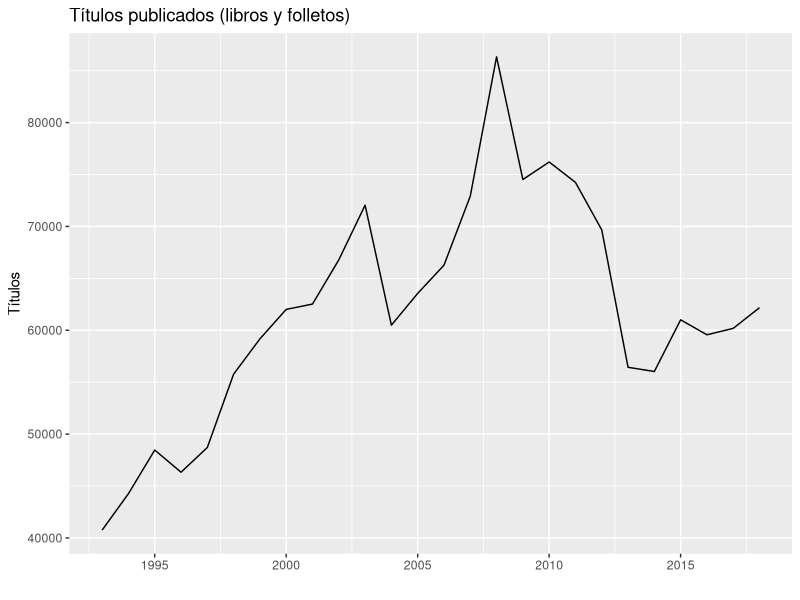
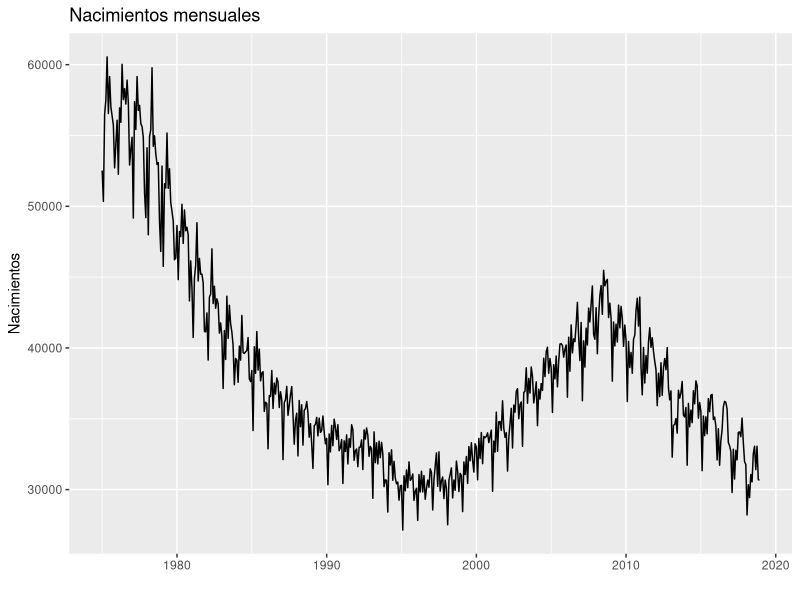
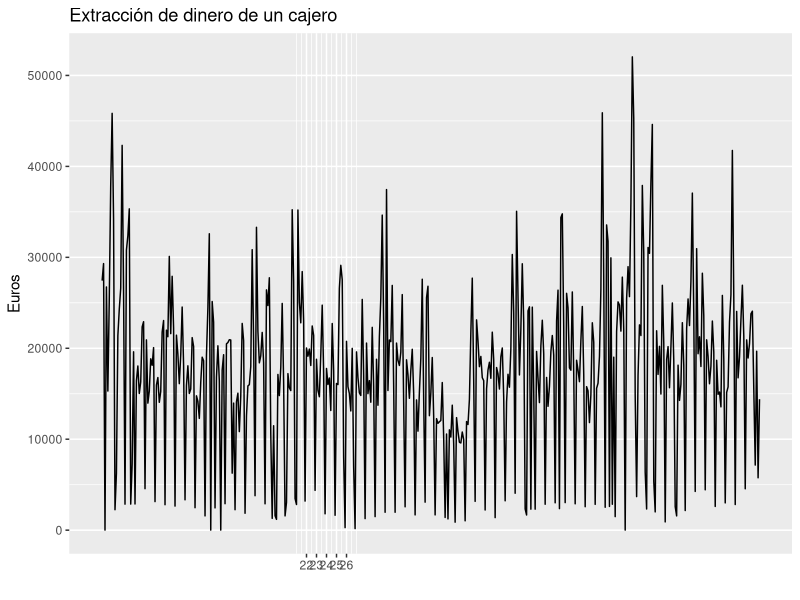
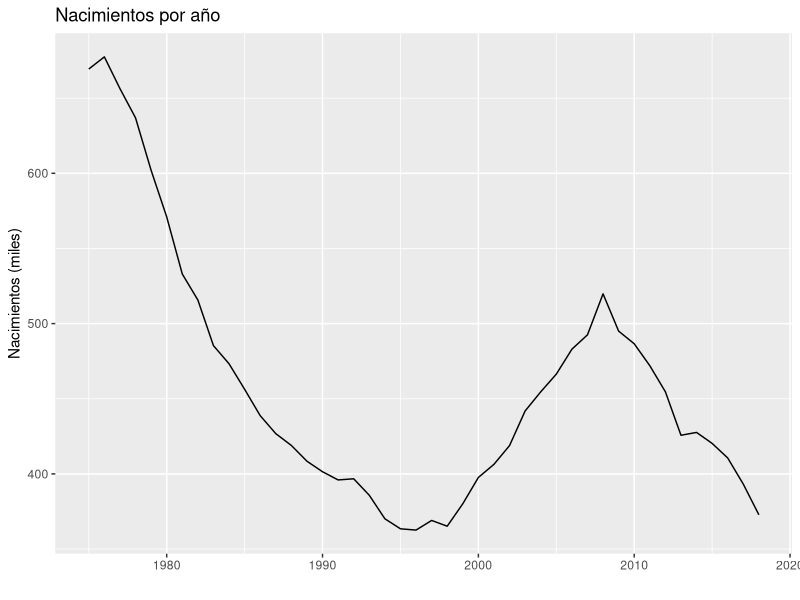
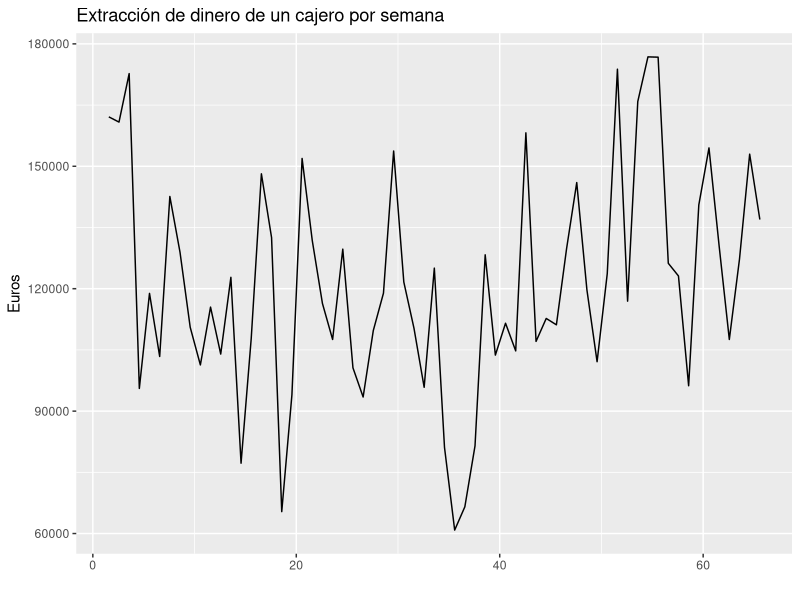
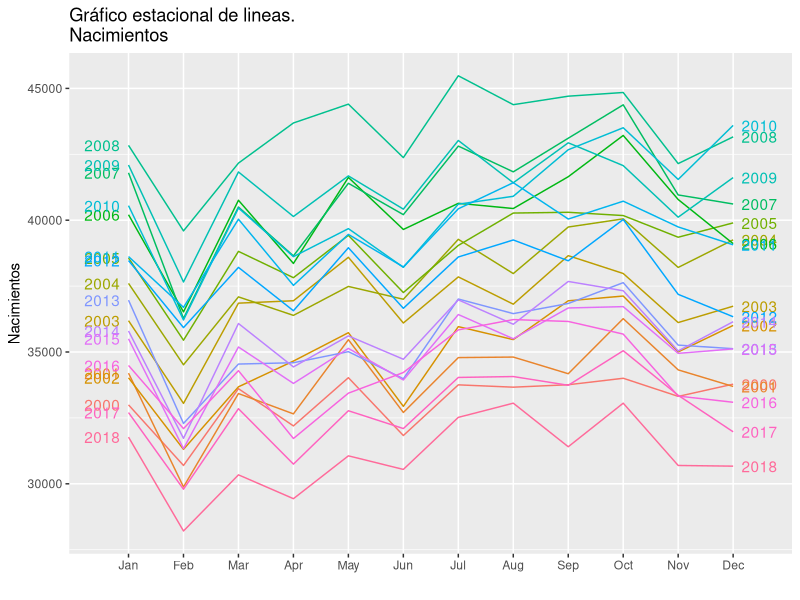
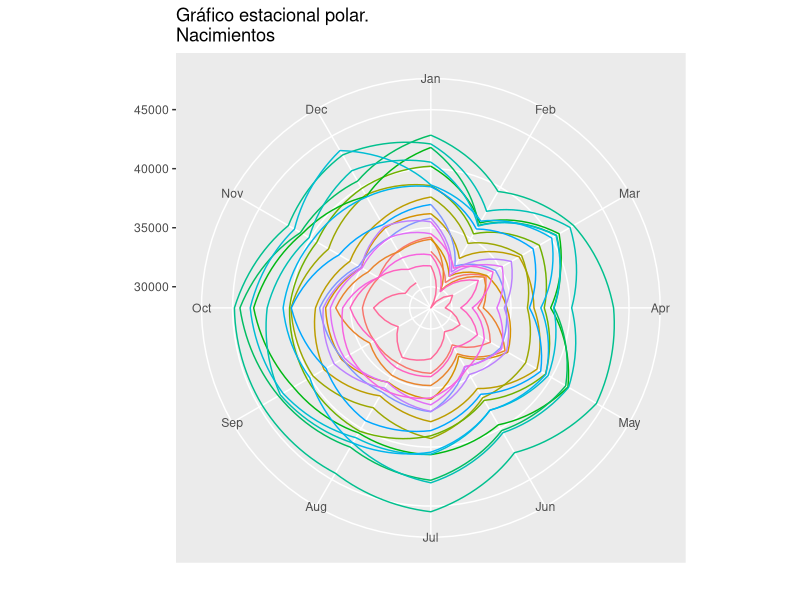
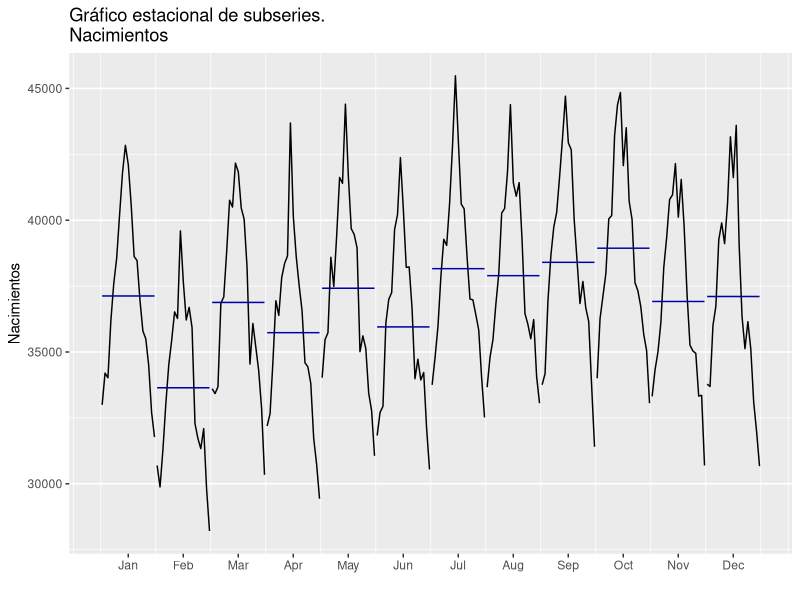

Source code (R) for these figures, in order: (Note: this script raises an error after producing the figures.)
#---------------------------------------------------------------
# Codigo Tema 1
#---------------------------------------------------------------


#- Cargamos las librerias que necesitamos para este tema
library(forecast)
library(ggplot2)

#- Serie Libros
libros <- read.csv2("libros.csv", header = TRUE)
libros <- ts(libros[, 2], start = 1993, frequency  = 1)

autoplot(libros,
         xlab = "",
         ylab = "Títulos",
         main = "Títulos publicados (libros y folletos)")

#- Serie Nacimientos
nacimientos <- read.csv2("nacimientos.csv", header = TRUE)
nacimientos <- ts(nacimientos[, 2],
                  start = c(1975, 1),
                  frequency = 12)

autoplot(nacimientos,
         xlab = "",
         ylab = "Nacimientos",
         main = "Nacimientos mensuales")

start(nacimientos)
end(nacimientos)
frequency(nacimientos)
head(time(nacimientos), n = 48)  #Mostramos sólo los 4 primeros años
head(cycle(nacimientos), n = 48) #Mostramos sólo los 4 primeros años

#- Serie Sucursal
sucursal <- read.table("sucursal.csv", header = TRUE)
sucursal <- ts(sucursal, start = c(1, 5), freq = 7)
autoplot(sucursal,
         xlab = "",
         ylab = "Euros",
         main = "Extracción de dinero de un cajero") + 
  scale_x_continuous(breaks= 22:26, labels = 22:26) 

#- Análisis de la tendencia
nacimientosAnual <- aggregate(nacimientos, FUN = sum)
autoplot(nacimientosAnual/1000,
         xlab = "",
         ylab = "Nacimientos (miles)",
         main = "Nacimientos por año")

sucursalAnual <- aggregate(sucursal,FUN = sum)
autoplot(sucursalAnual,
         xlab = "",
         ylab = "Euros",
         main = "Extracción de dinero de un cajero por semana")

#- Análisis de la estacionalidad
nacimientosb <- window(nacimientos, start = 2000)
ggseasonplot(nacimientosb, 
             year.labels=TRUE, 
             year.labels.left=TRUE,
             xlab = "",
             ylab = "Nacimientos",
             main = "Gráfico estacional de lineas.\nNacimientos")

ggseasonplot(nacimientosb, polar=TRUE,
             xlab = "",
             ylab = "",
             main = "Gráfico estacional polar.\nNacimientos") +
  guides(colour=FALSE)

ggsubseriesplot(nacimientosb) +
  ylab("Nacimientos") +
  xlab("") +
  ggtitle("Gráfico estacional de subseries.\nNacimientos")

#- Calculo de la componente estacional. Método sencillo
componenteEstacional <- tapply(nacimientosb/mean(nacimientosb), 
                               cycle(nacimientosb), 
                               FUN = mean)
round(componenteEstacional, 2)

#- Descomposicion ADITIVA por medias moviles
nacDesAdi <- decompose(nacimientos, type = "addi")
autoplot(nacDesAdi,
         xlab = "",
         main = "Descomposición aditiva de Nacimientos por medias móviles")

summary(nacimientos - trendcycle(nacDesAdi) - seasonal(nacDesAdi) 
        - remainder(nacDesAdi))

autoplot(nacimientos, series="Nacimientos",
         xlab = "",
         ylab = "Nacimientos",
         main = "Nacimientos en España: serie y tendencia") +
  autolayer(trendcycle(nacDesAdi), series="Tendencia") +
  scale_colour_manual(values=c("Nacimientos"="black","Tendencia"="red"),
                      breaks=c("Nacimientos","Tendencia"))

nacDesAdi$figure
sum(nacDesAdi$figure)

ggplot() +
  geom_line(aes(x = 1:12, y = nacDesAdi$figure)) + 
  geom_hline(yintercept = 0, colour = "blue", lty = 2) +
  ggtitle("Componente estacional de Nacimientos (esquema aditivo)") +
  xlab("") +
  ylab("Componente estacional") +
  scale_x_continuous(breaks= 1:12, 
                     labels = c("Ene", "Feb", "Mar", "Abr", "May", "Jun", 
                                "Jul", "Ago", "Sep", "Oct", "Nov", "Dic")) 

#- Descomposicion MULTIPLICATIVA por medias moviles
nacDesMul <- decompose(nacimientos, type = "mult")
autoplot(nacDesMul,
         xlab = "",
         main = "Descomposición multiplicativa de Nacimientos por medias móviles")

nacDesMul$figure
sum(nacDesMul$figure)

ggplot() + 
  geom_line(aes(x = 1:12, y = nacDesMul$figure)) + 
  geom_hline(yintercept = 1, colour = "blue", lty = 2) +
  ggtitle("Componente estacional de Nacimientos (esquema multiplicativo)") +
  xlab("") +
  ylab("Componente estacional") +
  scale_x_continuous(breaks= 1:12, 
                     labels = c("Ene", "Feb", "Mar", "Abr", "May", "Jun", 
                                "Jul", "Ago", "Sep", "Oct", "Nov", "Dic")) 

#- Descomposicion por regresiones locales ponderadas
nacStl <- stl(nacimientos[, 1], 
               s.window = "periodic",
               robust = TRUE)
head(nacStl$time.series)

autoplot(nacStl,
         xlab = "",
         main = "Descomposición de Nacimientos por regresores locales ponderados")

head(seasonal(nacStl), 12)
sum(head(seasonal(nacStl), 12))

#- Lo mismo asumiendo que la estacionalidad varia en el tiempo
nacStl17 <- stl(nacimientos, 
                s.window = 17,
                robust = TRUE)

xx <- window(seasonal(nacStl), start = 1995, end = 2005 - 1/12)
yy <- window(seasonal(nacStl17), start = 1995, end = 2005 - 1/12)
autoplot(xx, series="s.window = 'periodic'",
         ylab = "Componente estacional",
         main = "Componente estacional para Nacimientos") +
  autolayer(yy, series="s.window = 17") +
  scale_colour_manual(values=c("s.window = 'periodic'"="black","s.window = 17"="red"))#,
                 #     breaks=c("s.window = 'periodic'","s.window = 17"))
